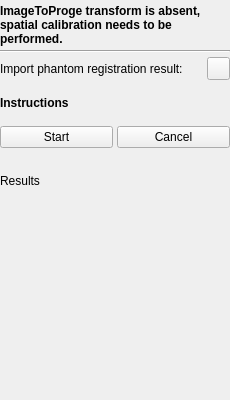
<?xml version="1.0" encoding="UTF-8"?>
<ui version="4.0">
 <class>SingleWallCalibrationToolbox</class>
 <widget class="QWidget" name="SingleWallCalibrationToolbox">
  <property name="geometry">
   <rect>
    <x>0</x>
    <y>0</y>
    <width>230</width>
    <height>400</height>
   </rect>
  </property>
  <property name="sizePolicy">
   <sizepolicy hsizetype="Fixed" vsizetype="Preferred">
    <horstretch>0</horstretch>
    <verstretch>0</verstretch>
   </sizepolicy>
  </property>
  <property name="minimumSize">
   <size>
    <width>230</width>
    <height>400</height>
   </size>
  </property>
  <property name="maximumSize">
   <size>
    <width>230</width>
    <height>16777215</height>
   </size>
  </property>
  <property name="windowTitle">
   <string>Single wall calibration</string>
  </property>
  <layout class="QVBoxLayout" name="verticalLayout">
   <property name="spacing">
    <number>4</number>
   </property>
   <property name="leftMargin">
    <number>0</number>
   </property>
   <property name="topMargin">
    <number>4</number>
   </property>
   <property name="rightMargin">
    <number>0</number>
   </property>
   <property name="bottomMargin">
    <number>4</number>
   </property>
   <item>
    <widget class="QLabel" name="label_State">
     <property name="sizePolicy">
      <sizepolicy hsizetype="Preferred" vsizetype="Preferred">
       <horstretch>0</horstretch>
       <verstretch>0</verstretch>
      </sizepolicy>
     </property>
     <property name="font">
      <font>
       <weight>75</weight>
       <bold>true</bold>
      </font>
     </property>
     <property name="text">
      <string>ImageToProge transform is absent, spatial calibration needs to be performed.</string>
     </property>
     <property name="wordWrap">
      <bool>true</bool>
     </property>
    </widget>
   </item>
   <item>
    <widget class="Line" name="line">
     <property name="orientation">
      <enum>Qt::Horizontal</enum>
     </property>
    </widget>
   </item>
   <item>
    <layout class="QHBoxLayout" name="horizontalLayout_3">
     <property name="spacing">
      <number>2</number>
     </property>
     <item>
      <widget class="QLabel" name="label_PhantomRegistration">
       <property name="text">
        <string>Import phantom registration result:</string>
       </property>
      </widget>
     </item>
     <item>
      <widget class="QPushButton" name="pushButton_OpenPhantomRegistration">
       <property name="sizePolicy">
        <sizepolicy hsizetype="Fixed" vsizetype="Fixed">
         <horstretch>0</horstretch>
         <verstretch>0</verstretch>
        </sizepolicy>
       </property>
       <property name="minimumSize">
        <size>
         <width>23</width>
         <height>23</height>
        </size>
       </property>
       <property name="maximumSize">
        <size>
         <width>23</width>
         <height>23</height>
        </size>
       </property>
       <property name="focusPolicy">
        <enum>Qt::NoFocus</enum>
       </property>
       <property name="text">
        <string/>
       </property>
       <property name="icon">
        <iconset resource="../fCal.qrc">
         <normaloff>:/icons/Resources/icon_Import.png</normaloff>:/icons/Resources/icon_Import.png</iconset>
       </property>
       <property name="iconSize">
        <size>
         <width>16</width>
         <height>16</height>
        </size>
       </property>
      </widget>
     </item>
    </layout>
   </item>
   <item>
    <spacer name="verticalSpacer">
     <property name="orientation">
      <enum>Qt::Vertical</enum>
     </property>
     <property name="sizeType">
      <enum>QSizePolicy::Fixed</enum>
     </property>
     <property name="sizeHint" stdset="0">
      <size>
       <width>158</width>
       <height>12</height>
      </size>
     </property>
    </spacer>
   </item>
   <item>
    <widget class="QLabel" name="label_InstructionsSpatial">
     <property name="font">
      <font>
       <weight>75</weight>
       <bold>true</bold>
      </font>
     </property>
     <property name="text">
      <string>Instructions</string>
     </property>
     <property name="wordWrap">
      <bool>true</bool>
     </property>
    </widget>
   </item>
   <item>
    <spacer name="verticalSpacer_7">
     <property name="orientation">
      <enum>Qt::Vertical</enum>
     </property>
     <property name="sizeType">
      <enum>QSizePolicy::Fixed</enum>
     </property>
     <property name="sizeHint" stdset="0">
      <size>
       <width>158</width>
       <height>12</height>
      </size>
     </property>
    </spacer>
   </item>
   <item>
    <layout class="QHBoxLayout" name="horizontalLayout_2">
     <property name="spacing">
      <number>4</number>
     </property>
     <item>
      <widget class="QPushButton" name="pushButton_StartSpatial">
       <property name="text">
        <string>Start</string>
       </property>
      </widget>
     </item>
     <item>
      <widget class="QPushButton" name="pushButton_CancelSpatial">
       <property name="text">
        <string>Cancel</string>
       </property>
      </widget>
     </item>
    </layout>
   </item>
   <item>
    <spacer name="verticalSpacer_4">
     <property name="orientation">
      <enum>Qt::Vertical</enum>
     </property>
     <property name="sizeType">
      <enum>QSizePolicy::Fixed</enum>
     </property>
     <property name="sizeHint" stdset="0">
      <size>
       <width>20</width>
       <height>4</height>
      </size>
     </property>
    </spacer>
   </item>
   <item>
    <widget class="QLabel" name="label_Warning">
     <property name="font">
      <font>
       <weight>75</weight>
       <bold>true</bold>
      </font>
     </property>
     <property name="text">
      <string/>
     </property>
     <property name="wordWrap">
      <bool>true</bool>
     </property>
    </widget>
   </item>
   <item>
    <widget class="QLabel" name="label_Results">
     <property name="text">
      <string>Results</string>
     </property>
    </widget>
   </item>
   <item>
    <spacer name="verticalSpacer_2">
     <property name="orientation">
      <enum>Qt::Vertical</enum>
     </property>
     <property name="sizeHint" stdset="0">
      <size>
       <width>158</width>
       <height>40</height>
      </size>
     </property>
    </spacer>
   </item>
  </layout>
 </widget>
 <layoutdefault spacing="4" margin="4"/>
 <resources>
  <include location="../fCal.qrc"/>
 </resources>
 <connections/>
</ui>
